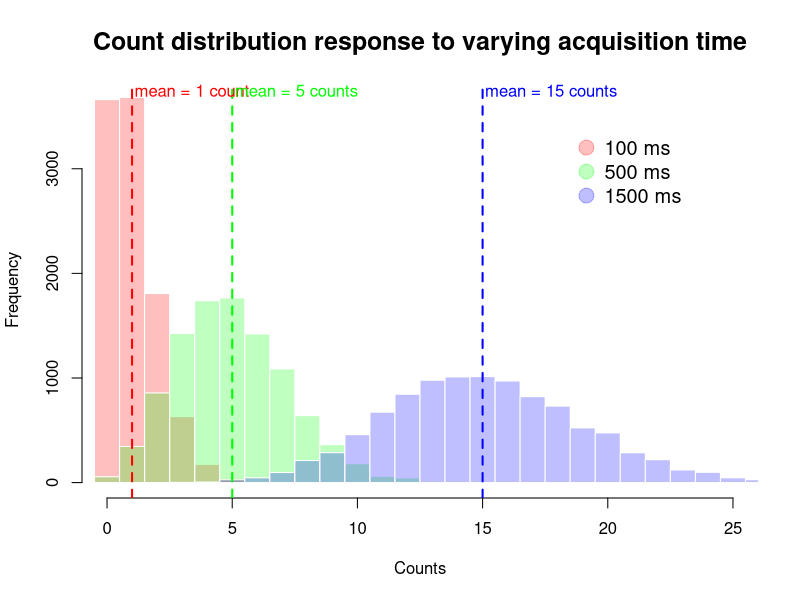
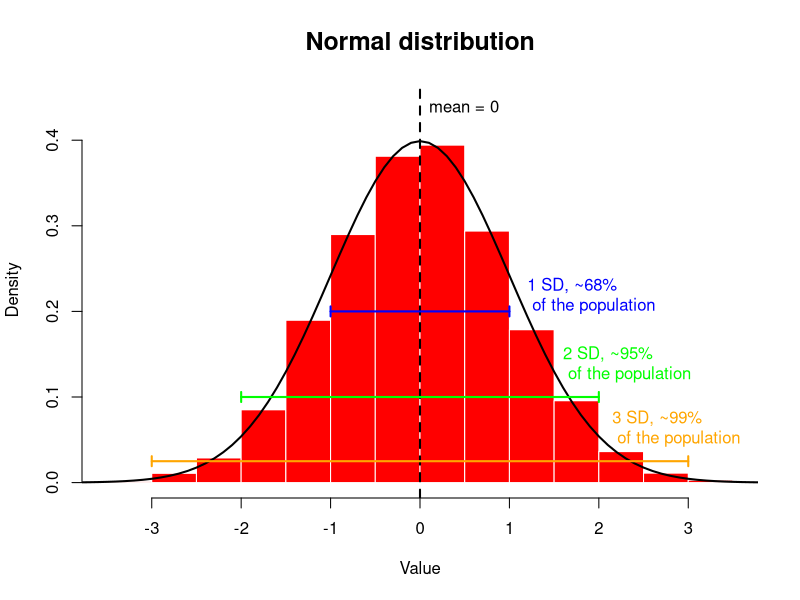
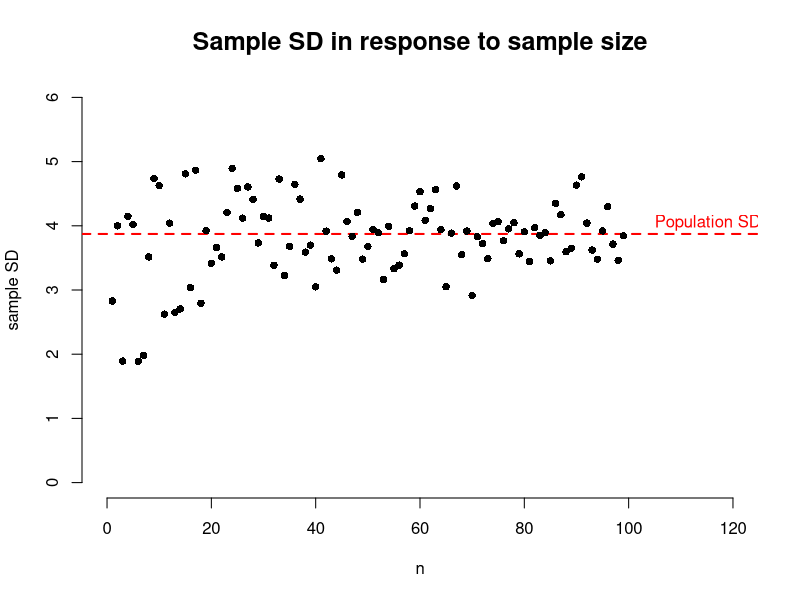
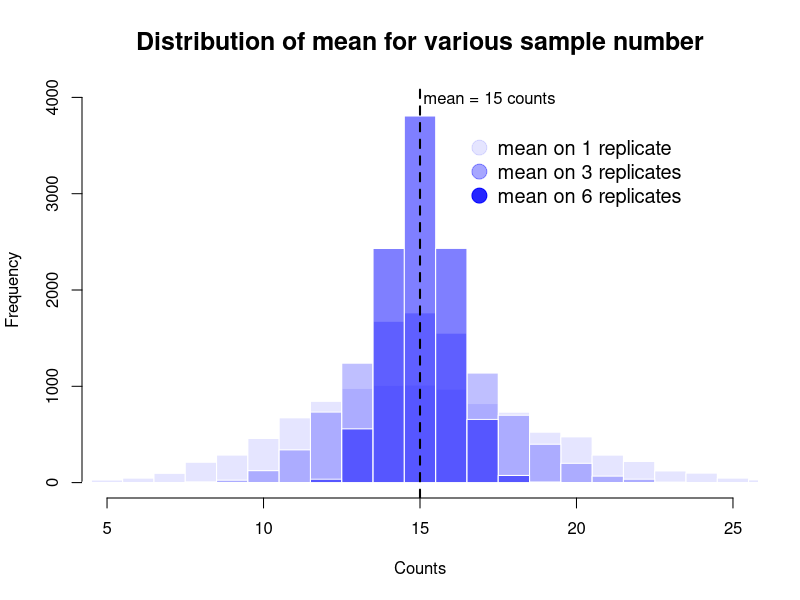
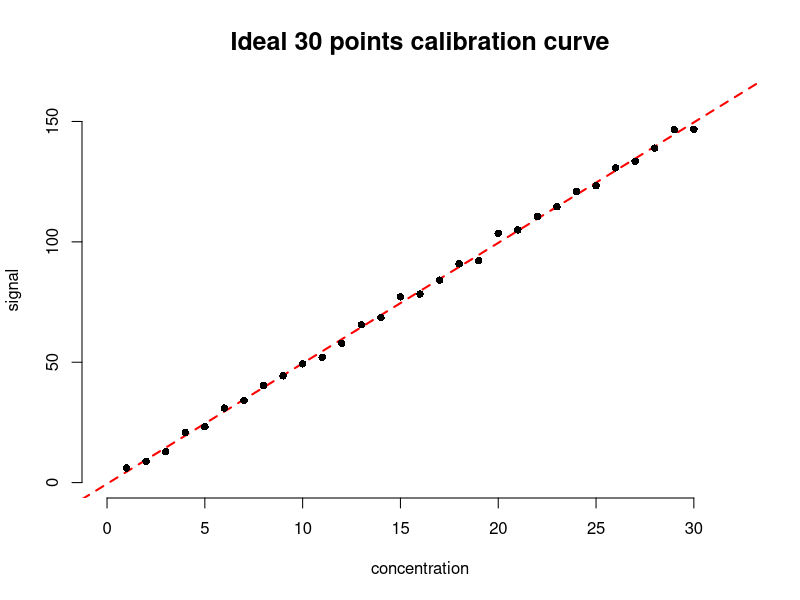
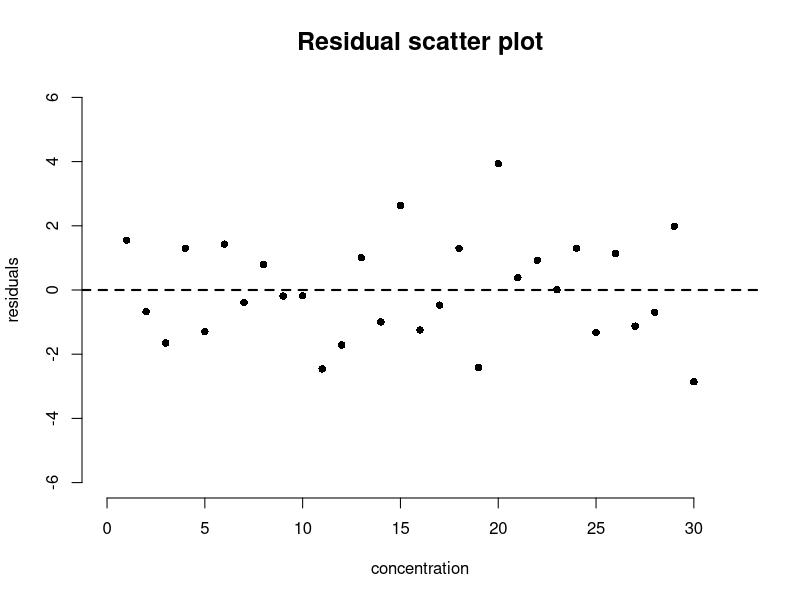
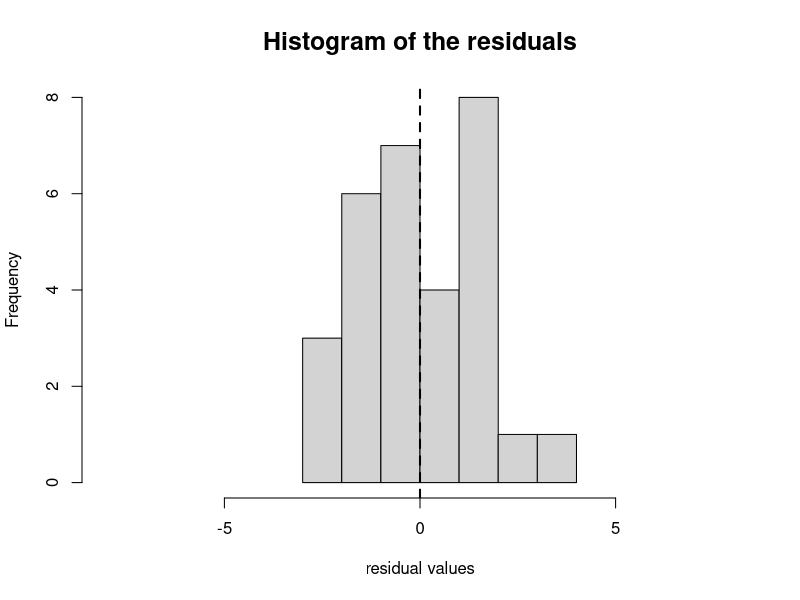
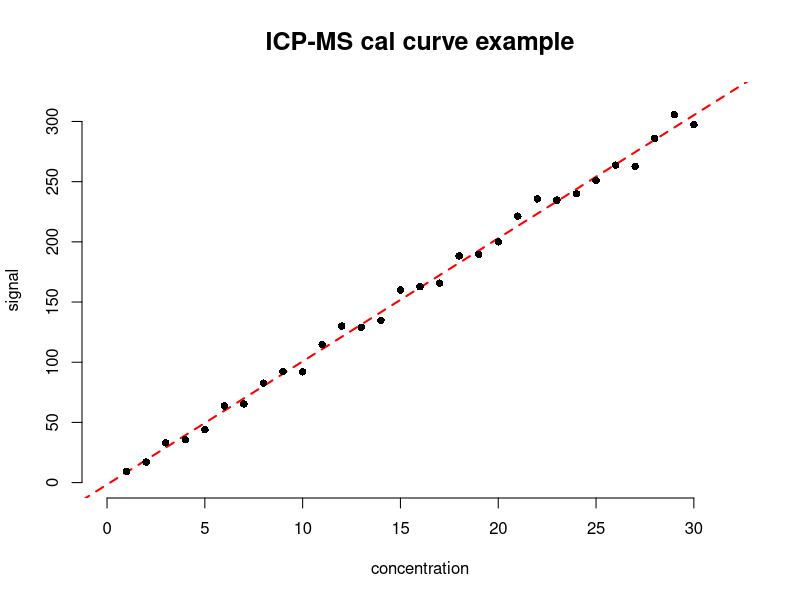

Reproduce these figures in R, in order.
## ---- chunk 1
knitr::opts_chunk$set(echo = FALSE)
set.seed(100)
## ---- chunk 2
p <- 0.01 # probability of detection per millisecond
acquisition_time <- c(100, 500, 1500)
measurements <- list("100" = numeric(),
                     "500" = numeric(),
                     "1500" = numeric())
for (t in acquisition_time) {
  key <- as.character(t)
  for (i in seq(10000)) {
    measurements[[key]] <- c(measurements[[key]], 
                             sum(runif(t, min = 0, max = 1) < p))
  }
}
## ---- chunk 3

m100 <- measurements[["100"]]
m500 <- measurements[["500"]]
m1500 <- measurements[["1500"]]

h1 <- hist(m100, col=rgb(1,0,0,0.25), xlim=c(0,25), xlab = "Counts",
           breaks = seq(min(m100)-0.5, max(m100)+0.5, by = 1),
           main="Count distribution response to varying acquisition time", cex.main=1.5, border=F)
h2 <- hist(m500, col=rgb(0,1,0,0.25),
           breaks = seq(min(m500)-0.5, max(m500)+0.5, by = 1), border=F, add=T)
h3 <- hist(m1500, col=rgb(0,0,1,0.25),
           breaks = seq(min(m1500)-0.5, max(m1500)+0.5, by = 1), border=F, add=T)

abline(v = c(1,5,15), col = c("red", "green", "blue"), lty=c(2, 2, 2), lwd=c(2, 2, 2))

text(x=c(1, 5, 15)+0.1, y=c(3750,3750,3750), adj = c(0, 0.5), labels=c("mean = 1 count","mean = 5 counts","mean = 15 counts"), col = c("red", "green", "blue"))

legend("topright", 
  legend = c("100 ms", "500 ms", "1500 ms"), 
  col = c(rgb(1,0,0,0.25), rgb(0,1,0,0.25), rgb(0,0,1,0.25)), 
  pch = c(19, 19, 19), bty = "n", 
  pt.cex = 2, cex = 1.2, text.col = "black", 
  horiz = F , inset = c(0.1, 0.1))
## ---- chunk 4
summary(measurements[["1500"]])
## ---- chunk 5
s15 <- sample(measurements[["1500"]], 3)
paste("Count replicates: ", s15[1], ", ", s15[2], ", ",s15[3], sep = "")
## ---- chunk 6
paste("Average: ", format(mean(s15), digits=3), ", Standard Deviation: ", format(sd(s15), digits=3))
## ---- chunk 7
random_normal <- rnorm(n = 10000, mean = 0, sd = 1)
random_dist <- dnorm(x = seq(-4, 4, by=0.1), mean = 0, sd = 1)

hist(random_normal, col=rgb(1,0,0,1), xlim=c(-3.5,3.5), ylim=c(0,0.45),xlab = "Value",
     main="Normal distribution", cex.main=1.5, border=F, prob = TRUE)
lines(x = seq(-4, 4, by=0.1) , y = random_dist, lwd = 2, col = "black")

abline(v = c(0), col = c("black"), lty=c(2), lwd=c(2))

arrows(-1, 0.2 , 1, 0.2, length=0.05, angle=90, code=3, lwd = 2, col = "blue")
arrows(-2, 0.1 , 2, 0.1, length=0.05, angle=90, code=3, lwd = 2, col = "green")
arrows(-3, 0.025 , 3, 0.025, length=0.05, angle=90, code=3, lwd = 2, col = "orange")

text(x=c(0)+0.1, y=c(0.44), adj = c(0, 0.5), labels=c("mean = 0"), col = c("black"))
text(x=c(1)+0.2, y=c(0.22), adj = c(0, 0.5), labels=c("1 SD, ~68%\n of the population"), col = c("blue"))
text(x=c(2)-0.4, y=c(0.14), adj = c(0, 0.5), labels=c("2 SD, ~95%\n of the population"), col = c("green"))
text(x=c(3)-0.85, y=c(0.065), adj = c(0, 0.5), labels=c("3 SD, ~99%\n of the population"), col = c("orange"))
## ---- chunk 8
sample_mean <- 0
sample_sd <- 1
random_normal <- rnorm(n = 10000, mean = sample_mean, sd = sample_sd)

print(sum(random_normal < sample_mean + 1*sample_sd & random_normal > sample_mean - 1*sample_sd)/10000 * 100)
print(sum(random_normal < sample_mean + 2*sample_sd & random_normal > sample_mean - 2*sample_sd)/10000 * 100)
print(sum(random_normal < sample_mean + 3*sample_sd & random_normal > sample_mean - 3*sample_sd)/10000 * 100)
## ---- chunk 9
paste("Average: ", format(mean(measurements[["1500"]]), digits=3), ", Standard Deviation: ", format(sd(measurements[["1500"]]), digits=3))
## ---- chunk 10
sum(11 < measurements[["1500"]] & measurements[["1500"]] <= 19)/length(measurements[["1500"]])*100
## ---- chunk 11
paste("SD from square root of mean: ", format(sqrt(mean(measurements[["1500"]])), digits=3),
      ", SD on population: ", format(sd(measurements[["1500"]]), digits=3))
## ---- chunk 12
s15 <- sample(measurements[["1500"]], 3)
paste("Count replicates: ", s15[1], ", ", s15[2], ", ",s15[3], sep = "")
## ---- chunk 13
paste("Sample SD: ", format(sd(s15), digits=3), ", Population SD: ", format(sqrt(15), digits=3))
## ---- chunk 14
s <- c()
for (i in seq(2,100)) {s <- c(s, sd(sample(measurements[["1500"]], i)))}
## ---- chunk 15

plot(NULL, xlim=c(0,120), ylim=c(0,6), xlab = "n", ylab = "sample SD",
           main="Sample SD in response to sample size", cex.main=1.5, bty="n")

abline(h = c(sqrt(15)), col = c("red"), lty=c(2), lwd=c(2))

points(s, col=rgb(0,0,0,1), pch = 16)

text(x=c(105), y=c(sqrt(15)) + 0.1, adj = c(0, 0), labels=c("Population SD"), col = c("red"))
## ---- chunk 16
replicate_numbers <- c(3, 6, 30)
for (rep_nb in replicate_numbers) {
  ssd_pred_likelihood <- c()
  for (i in seq(10000)) {
  replicate_values <- sample(measurements[["1500"]], rep_nb)
  sample_sd <- sd(replicate_values)
  sample_mean <- mean(replicate_values)
  new_measurement <- sample(measurements[["1500"]], 1)
  ssd_pred_likelihood <- c(ssd_pred_likelihood,
                           (sample_mean - sample_sd < new_measurement &
                              sample_mean + sample_sd > new_measurement))
  }
  print(paste("With ", rep_nb, " replicates: ",
        format(sum(ssd_pred_likelihood) / length(ssd_pred_likelihood) * 100, digits = 3),
        "% chance to capture a new measurement.", sep = ""))
}
## ---- chunk 17
replicate_numbers <- c(3, 6, 30)
true_mean <- mean(measurements[["1500"]])
for (rep_nb in replicate_numbers) {
  ssd_pred_likelihood <- c()
  for (i in seq(10000)) {
  replicate_values <- sample(measurements[["1500"]], rep_nb)
  sample_sd <- sd(replicate_values)
  sample_mean <- mean(replicate_values)
  ssd_pred_likelihood <- c(ssd_pred_likelihood,
                           (sample_mean - sample_sd < true_mean &
                              sample_mean + sample_sd > true_mean))
  }
  print(paste("With ", rep_nb, " replicates: ",
        format(sum(ssd_pred_likelihood) / length(ssd_pred_likelihood) * 100, digits = 3),
        "% chance to capture the true mean.", sep = ""))
}
## ---- chunk 18
format(-qt((1 - 0.68)/2,df = 2), digits = 3)
## ---- chunk 19
replicate_numbers <- c(3, 6, 30)
for (rep_nb in replicate_numbers) {
  ssd_pred_likelihood <- c()
  t_value <- -qt((1 - 0.68)/2,df = rep_nb - 1)
  for (i in seq(10000)) {
  replicate_values <- sample(measurements[["1500"]], rep_nb)
  sample_sd <- sd(replicate_values)
  sample_mean <- mean(replicate_values)
  new_measurement <- sample(measurements[["1500"]], 1)
  ssd_pred_likelihood <- c(ssd_pred_likelihood,
                           (sample_mean - t_value * sample_sd * sqrt(1+1/rep_nb) < new_measurement &
                              sample_mean + t_value * sample_sd * sqrt(1+1/rep_nb)> new_measurement))
  }
  print(paste("With ", rep_nb, " replicates: ",
        format(sum(ssd_pred_likelihood) / length(ssd_pred_likelihood) * 100, digits = 3),
        "% chance to capture a new measurement.", sep = ""))
}
## ---- chunk 20

mean_rep_3 <- numeric()
mean_rep_6 <- numeric()
mean_rep_15 <- numeric()

for (i in seq(10000)) {
  mean_rep_3 <- c(mean_rep_3, mean(sample(measurements[["1500"]], 3)))
  mean_rep_6 <- c(mean_rep_6, mean(sample(measurements[["1500"]], 6)))
  mean_rep_15 <- c(mean_rep_15, mean(sample(measurements[["1500"]], 15)))
}
## ---- chunk 21
h1 <- hist(m1500, col=rgb(0,0,1,0.1), xlim = c(5,25), ylim = c(0,4000),
           xlab = "Counts", main = "Distribution of mean for various sample number", cex.main = 1.5,
           breaks = seq(min(m1500)-0.5, max(m1500)+0.5, by = 1), border=F)
h2 <- hist(mean_rep_3, col=rgb(0,0,1,0.25),
           breaks = seq(min(m1500)-0.5, max(m1500)+0.5, by = 1), border=F, add=T)
h3 <- hist(mean_rep_15, col=rgb(0,0,1,0.5),
           breaks = seq(min(m1500)-0.5, max(m1500)+0.5, by = 1), border=F, add=T)

abline(v = c(15), col = c("black"), lty=c(2), lwd=c(2))

text(x=c(15)+0.1, y=c(4000), adj = c(0, 0.5), labels=c("mean = 15 counts"), col = c("black"))

legend("topright", 
  legend = c("mean on 1 replicate", "mean on 3 replicates", "mean on 6 replicates"), 
  col = c(rgb(0,0,1,0.1), rgb(0,0,1,0.35), rgb(0,0,1,0.85)), 
  pch = c(19, 19, 19), bty = "n", 
  pt.cex = 2, cex = 1.2, text.col = "black", 
  horiz = F , inset = c(0.1, 0.1))
## ---- chunk 22
paste("Count replicates (X1, X2, X3): ", s15[1], ", ", s15[2], ", ",s15[3],
      ". Sample SD of the X RV: ", format(sd(s15), digits = 3),
      ". Mean of the X RV (which is also a RV): ", format(mean(s15), digits = 3),
      ". Estimated SD of the mean of X (i.e. the SE): ", format(sd(s15)/sqrt(3), digits = 3), ".", sep = "")
paste("What we don't know during the ICP-MS measurements. ", 
      "True population mean for the X and mean X RVs: 15. ",
      "Population SD: ", format(sqrt(15), digits = 3), " Population SD of the mean: ",
      format(sqrt(15)/sqrt(3), digits =3), ".", sep = "")
## ---- chunk 23
rep_nb <- 30
success_vector <- numeric()
true_mean <- mean(measurements[["1500"]]) # mean of 15
for (i in seq(10000)){
  replicate_values <- sample(measurements[["1500"]], rep_nb)
  sample_mean_value <- mean(replicate_values)
  standard_error <- sd(replicate_values)/sqrt(rep_nb)
  if (true_mean > sample_mean_value - standard_error & true_mean < sample_mean_value + standard_error)
  {success_vector <- c(success_vector, 1)} else {success_vector <- c(success_vector, 0)}
}
print(sum(success_vector)/length(success_vector)*100)
## ---- chunk 24
replicate_numbers <- c(3, 6, 30)
true_mean <- mean(measurements[["1500"]])
for (rep_nb in replicate_numbers) {
  ssd_pred_likelihood <- c()
  t_value <- -qt((1 - 0.68)/2,df = rep_nb - 1)
  for (i in seq(10000)) {
  replicate_values <- sample(measurements[["1500"]], rep_nb)
  standard_error <- sd(replicate_values)/sqrt(rep_nb)
  sample_mean <- mean(replicate_values)
  ssd_pred_likelihood <- c(ssd_pred_likelihood,
                           (sample_mean - standard_error < true_mean &
                              sample_mean + standard_error > true_mean))
  }
  print(paste("With ", rep_nb, " replicates: ",
        format(sum(ssd_pred_likelihood) / length(ssd_pred_likelihood) * 100, digits = 3),
        "% chance to capture the true mean.", sep = ""))
}
## ---- chunk 25
replicate_numbers <- c(3, 6, 30)
true_mean <- mean(measurements[["1500"]])
for (rep_nb in replicate_numbers) {
  ssd_pred_likelihood <- c()
  t_value <- -qt((1 - 0.68)/2,df = rep_nb - 1)
  for (i in seq(10000)) {
  replicate_values <- sample(measurements[["1500"]], rep_nb)
  standard_error <- sd(replicate_values)/sqrt(rep_nb)
  sample_mean <- mean(replicate_values)
  ssd_pred_likelihood <- c(ssd_pred_likelihood,
                           (sample_mean - t_value * standard_error < true_mean &
                              sample_mean + t_value * standard_error > true_mean))
  }
  print(paste("With ", rep_nb, " replicates: ",
        format(sum(ssd_pred_likelihood) / length(ssd_pred_likelihood) * 100, digits = 3),
        "% chance to capture the true mean.", sep = ""))
}
## ---- chunk 26

test <- numeric()
t_value <- -qt((1 - 0.68)/2,df = 4)

for (i in seq(10000))
{
  rv_1 <- rnorm(n = 3, mean = 1, sd = 1)
  rv_2 <- rnorm(n = 3, mean = 2, sd = 0.5)

  mean_rv_1_x_rv_2 <- mean(rv_1) + mean(rv_2)
  test <- c(test, mean_rv_1_x_rv_2)
}
print(sd(test))
## ---- chunk 27
point_number <- 30 # number of calibration points
x <- seq(point_number) # concentration
y <- x * 5 + rnorm(n = point_number, mean = 0, sd = 2) # signal

linear_model <- lm(y~x) # we create the model in R

plot(NULL, xlim=c(0,32), ylim=c(0,160), xlab = "concentration", ylab = "signal",
           main="Ideal 30 points calibration curve", cex.main=1.5, bty="n")

abline(linear_model, col = "red", lty = 2, lwd = 2)

points(x = x, y = y, col=rgb(0,0,0,1), pch = 16)

## ---- chunk 28
summary(linear_model)$adj.r.squared 
## ---- chunk 29
summary(linear_model)$r.squared 
## ---- chunk 30
resid(linear_model) 
## ---- chunk 31
plot(NULL, xlim=c(0,32), ylim=c(-6,6), xlab = "concentration", ylab = "residuals",
           main="Residual scatter plot", cex.main=1.5, bty="n")

abline(h = 0, col = "black", lty = 2, lwd = 2)

points(x = x, y = resid(linear_model), col=rgb(0,0,0,1), pch = 16)

## ---- chunk 32
hist(resid(linear_model), xlim=c(-8,8), xlab = "residual values",
           main="Histogram of the residuals", cex.main=1.5, bty="n")

abline(v = 0, col = "black", lty = 2, lwd = 2)
## ---- chunk 33
print(summary(resid(linear_model)))
## ---- chunk 34
shapiro.test(resid(linear_model)) # a p-value above 0.05 means normality is not rejected
## ---- chunk 35
summary(linear_model)
## ---- chunk 36
SSE <- sum(resid(linear_model)^2) / linear_model$df.residual
print(SSE)
## ---- chunk 37
slope_variance <- SSE / sum((x - mean(x))^2)
print(slope_variance)
## ---- chunk 38
slope_stdev <- sqrt(slope_variance)
print(slope_stdev)

# or directly in the lm summary

print(summary(linear_model)$coefficients["x", "Std. Error"])
## ---- chunk 39
std_concentrations <- seq(30) # ppb for instance
std_signal <- numeric()
std_sd <- numeric()
sensitivity <- 10 # counts per ppb
for (conc in std_concentrations) {
  icp_theoritical_signal <- conc * sensitivity
  icp_replicates_signal <- rpois(n = 3, lambda = icp_theoritical_signal)
  std_signal <- c(std_signal, mean(icp_replicates_signal))
  std_sd <- c(std_sd, sd(icp_replicates_signal))
}

linear_model <- lm(std_signal~std_concentrations) # we create the model in R

plot(NULL, xlim=c(0,32), ylim=c(0,320), xlab = "concentration", ylab = "signal",
           main="ICP-MS cal curve example", cex.main=1.5, bty="n")

abline(linear_model, col = "red", lty = 2, lwd = 2)

points(x = std_concentrations, y = std_signal, col=rgb(0,0,0,1), pch = 16)

## ---- chunk 40
print(summary(linear_model)$r.squared)
print(summary(linear_model)$adj.r.squared)
## ---- chunk 41
plot(NULL, xlim=c(0,32),
     ylim=c(min(min(resid(linear_model)), -max(resid(linear_model))),
            max(- min(resid(linear_model)), max(resid(linear_model)))),
     xlab = "concentration", ylab = "residuals", 
     main="Residual scatter plot", cex.main=1.5, bty="n")

abline(h = 0, col = "black", lty = 2, lwd = 2)

points(x = std_concentrations, y = resid(linear_model), col=rgb(0,0,0,1), pch = 16)
## ---- chunk 42
mean(rpois(n = 300, lambda = 15))
